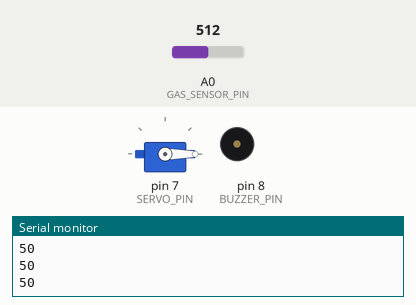
Recording of a sketch running on a simulated Arduino Uno, built with avr-gcc and run on an emulated ATmega328P. Parts: servo, buzzer (waves = sounding, pin HIGH), the last lines printed to the serial monitor. The test bench sets the inputs (shaded band); at power-on: A0 (GAS_SENSOR_PIN) = 512.

Above: at 1.3 s.
1.4 s: A0 (GAS_SENSOR_PIN) set to 564
2.9 s: A0 (GAS_SENSOR_PIN) set to 589
At 3.7 s:
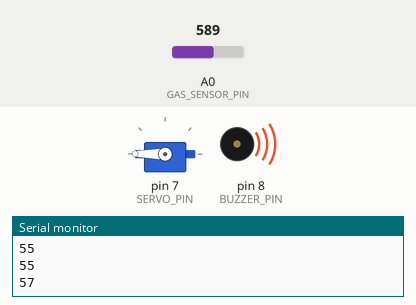
5.9 s: A0 (GAS_SENSOR_PIN) set to 511
At 6.8 s:
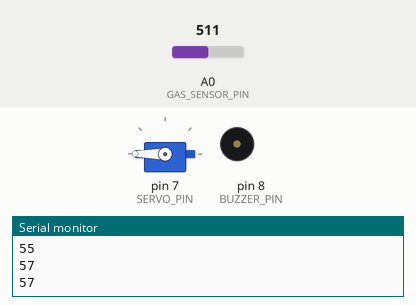
Timing chart, 0 to 8.9 s (numbered marks = the images above; inputs shaded):
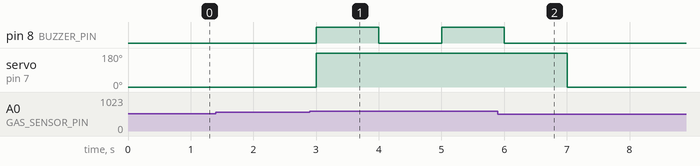

The sketch:

gas.ino
```cpp
#include <Servo.h>

//
// Mapeamento de hardware
//

#define GAS_SENSOR_PIN A0

#define SERVO_PIN 7
#define BUZZER_PIN 8

// Define o nível de gás para disparar o alarme em %
#define GAS_ALARM 55

// Instancia o objeto para controlar o servo
Servo servo;

void setup()
{
    // Inicia a comunicação serial com BaundRate de 9600
    Serial.begin(9600);

    // Define os modos de operação dos pinos
    pinMode(GAS_SENSOR_PIN, INPUT);

    pinMode(SERVO_PIN, OUTPUT);
    pinMode(BUZZER_PIN, OUTPUT);

    // Conecta a instância do Servo com o pino
    servo.attach(SERVO_PIN);
}

void loop()
{
    // Realiza a letura do valor no sensor
    int gasValue = analogRead(GAS_SENSOR_PIN);

    // Extrai em percentual o valor lido
    gasValue = map(gasValue, 0, 1023, 0, 100);

    // Imprime o valor na serial
    Serial.println(gasValue);

    // Se passar o limite dispara o alarme e aciona o servo
    if (gasValue > GAS_ALARM)
    {
        digitalWrite(BUZZER_PIN, HIGH);
        servo.write(180);

        delay(1000);

        digitalWrite(BUZZER_PIN, LOW);

        delay(1000);
    }
    else
    {
        servo.write(0);
        delay(500);
    }
}
```

Measured:
- the behaviour switches between 572 and 573 on A0 (GAS_SENSOR_PIN) (found by bisection; images 0 and 1)
- after the input at 2.9 s, pin 8 (BUZZER_PIN): LOW → HIGH after 0.10 s, → LOW 1.0 s later, → HIGH 1.0 s later; servo on pin 7 (SERVO_PIN): 0° → 180° after 0.10 s
- after the input at 5.9 s, pin 8 (BUZZER_PIN): goes on until 6.0 s, then stays LOW; servo on pin 7 (SERVO_PIN): 180° → 0° after 1.1 s
